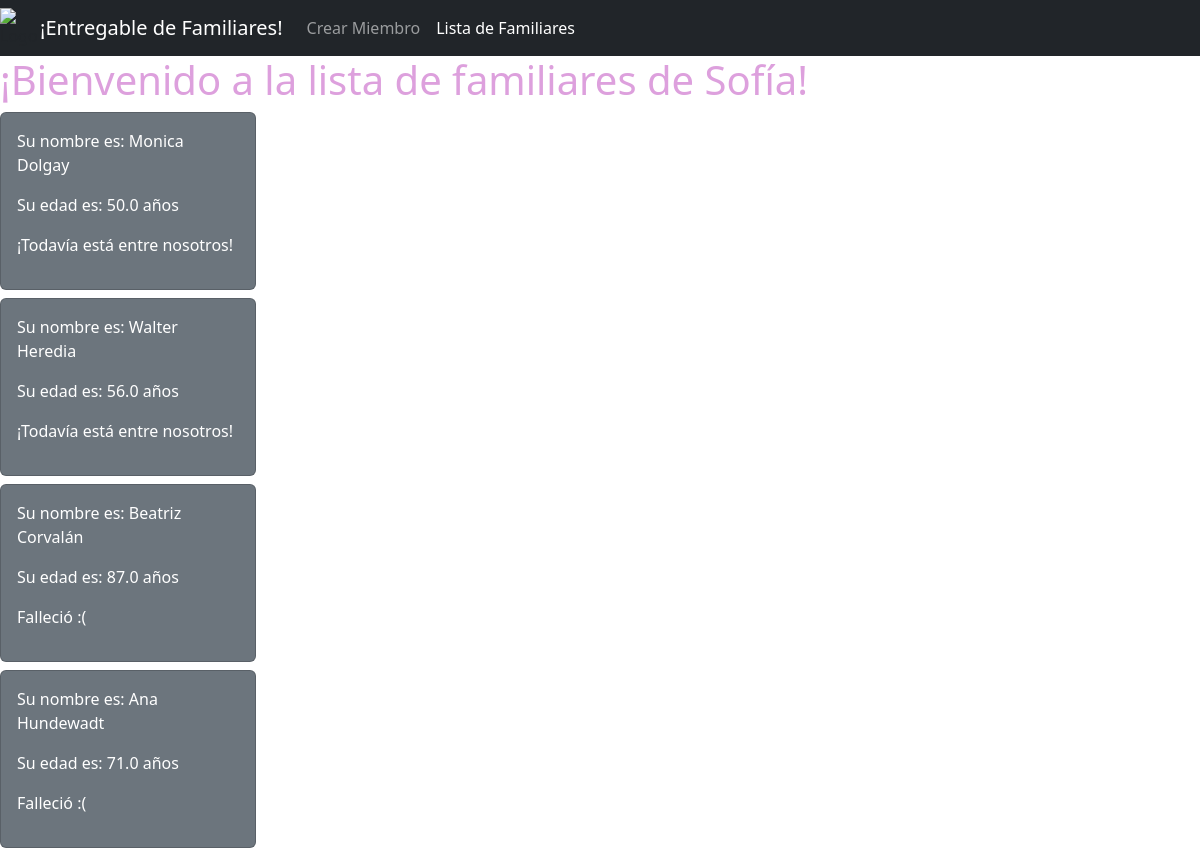
Screenshot of /family-list/ with the database file from the repository.
### app_familiares/models.py (models this page shows)
class Familiares(models.Model):
    name = models.CharField(max_length=100)
    age = models.FloatField()
    alive = models.BooleanField()

### app_familiares/views.py (the view)
# urls.py: path("family-list/", family_list),
def family_list(request):
    all_family = Familiares.objects.all()
    print(all_family)
    context = {
        "family":all_family,
    }
    return render(request, "family_list.html", context=context)

### templates/family_list.html (shortened to what this page needs)
<!DOCTYPE html>
<html lang="en">
<head>
    <link href="https://cdn.jsdelivr.net/npm/bootstrap@5.3.0-alpha1/dist/css/bootstrap.min.css" rel="stylesheet">
</head>
<body>
    <nav class="navbar navbar-expand-lg navbar-dark bg-dark">
        <img src="https://creazilla-store.fra1.digitaloceanspaces.com/emojis/58025/cherry-blossom-emoji-clipart-xl.png" width="40" height="40" class="d-inline-block align-top" alt="Logo Florcita">
        <a class="navbar-brand" href="/index/">¡Entregable de Familiares!</a>
        <div class="collapse navbar-collapse" id="navbarNavAltMarkup">
            <div class="navbar-nav text-center">
                <a class="nav-item nav-link" href="/create-familiar/">Crear Miembro</a>
                <a class="nav-item nav-link active" href="/family-list/">Lista de Familiares</a>
            </div>
        </div>
    </nav>
    <h1 style="color:plum">¡Bienvenido a la lista de familiares de Sofía!</h1>
    {% for familiar in family %}
    <div class="card text-bg-secondary mb-2" style="max-width: 16rem;">
        <div class="card-body">
        <p>Su nombre es: {{familiar.name}} </p>
        <p>Su edad es: {{familiar.age}} años</p>
        {% if familiar.alive == True %}
        <p>¡Todavía está entre nosotros!</p>
        {% else %}
        <p>Falleció :(</p>
        {% endif %}
        </div>
    </div>
    {% endfor %}
</body>
</html>

### rows the page displays
Familiares: name "Monica Dolgay", age "50.0", alive "¡Todavía está entre nosotros!"
Familiares: name "Walter Heredia", age "56.0", alive "¡Todavía está entre nosotros!"
Familiares: name "Beatriz Corvalán", age "87.0", alive "Falleció :("
Familiares: name "Ana Hundewadt", age "71.0", alive "Falleció :("
